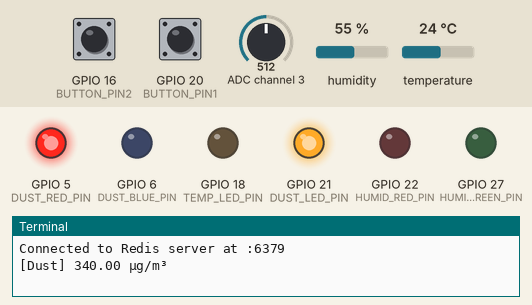
The program below on a simulated Raspberry Pi (BCM pin numbers). On the bench: output pins drawn as LEDs (lit = HIGH), the last lines printed to the terminal. Inputs (shaded band) come from the test bench; at power-on: humidity 55 %, ADC channel 3 = 512, temperature 24 °C, GPIO 16 (BUTTON_PIN2) HIGH, GPIO 20 (BUTTON_PIN1) HIGH (analog values on the 0–1023 scale). Databases and web services accept everything at once and return nothing; threads take turns every 2 ms.

Above: at 1.2 s.
1.3 s: humidity set to 22 %
4.8 s: ADC channel 3 set to 298
8.3 s: ADC channel 3 set to 268
At 11.7 s:
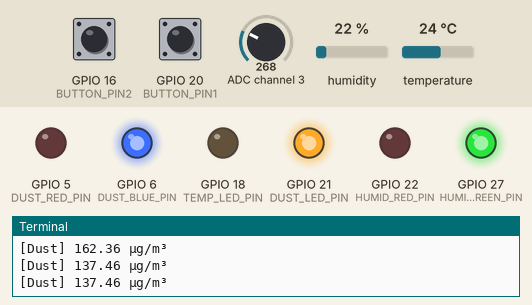
11.8 s: ADC channel 3 set to 306
At 14.0 s:
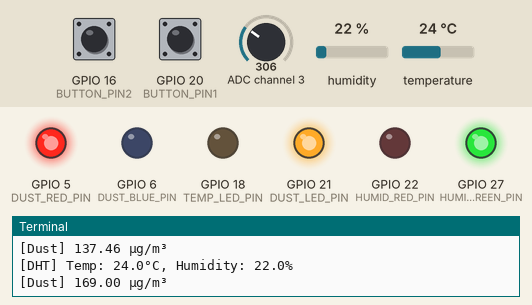
15.3 s: temperature set to 41 °C
18.8 s: ADC channel 3 set to 140
At 22.8 s:
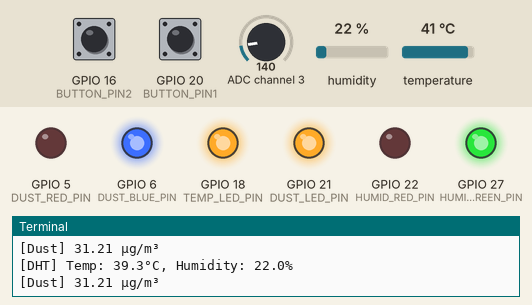
Timing chart, 0 to 23.3 s (numbered marks = the images above; inputs shaded):
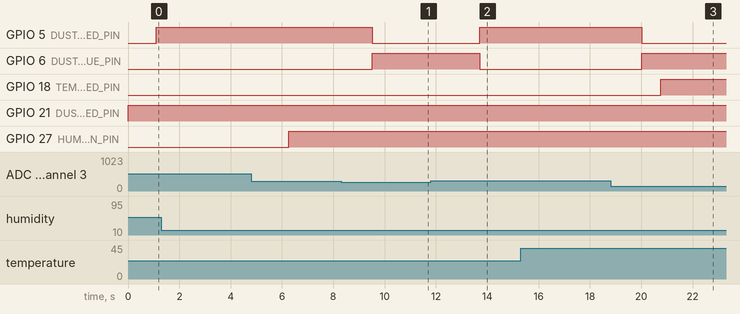

Measured:
- the behaviour switches between 284 and 283 on ADC channel 3 (found by bisection; images 0 and 1)
- after the input at 8.3 s, GPIO 5 (DUST_RED_PIN): HIGH → LOW after 1.2 s; GPIO 6 (DUST_BLUE_PIN): LOW → HIGH after 1.2 s
- after the input at 11.8 s, GPIO 5 (DUST_RED_PIN): LOW → HIGH after 1.9 s; GPIO 6 (DUST_BLUE_PIN): HIGH → LOW after 1.9 s
- after the input at 18.8 s, GPIO 5 (DUST_RED_PIN): HIGH → LOW after 1.2 s; GPIO 6 (DUST_BLUE_PIN): LOW → HIGH after 1.2 s

The program:

environment.py
```python
import RPi.GPIO as GPIO
import Adafruit_DHT
import threading
import time
import spidev
import redis

# DHT settings
TEMP_LED_PIN = 18
HUMID_RED_PIN = 22
HUMID_GREEN_PIN = 27
DHT_SENSOR = Adafruit_DHT.DHT11
DHT_PIN = 4

# dust settings
DUST_RED_PIN = 5
DUST_BLUE_PIN = 6
DUST_LED_PIN = 21
ADC_CHANNEL = 3  # MCP channel
spi = spidev.SpiDev()  # SPI create
spi.open(0, 0)
spi.max_speed_hz = 1350000  # SPI speed

# Button settings
BUTTON_PIN1 = 20
BUTTON_PIN2 = 16

# GPIO initialize
GPIO.setwarnings(False)
GPIO.setmode(GPIO.BCM)
GPIO.setup(TEMP_LED_PIN, GPIO.OUT)
GPIO.setup(HUMID_RED_PIN, GPIO.OUT)
GPIO.setup(HUMID_GREEN_PIN, GPIO.OUT)
GPIO.setup(DUST_LED_PIN, GPIO.OUT)
GPIO.setup(DUST_RED_PIN, GPIO.OUT)
GPIO.setup(DUST_BLUE_PIN, GPIO.OUT)
GPIO.setup(BUTTON_PIN1, GPIO.IN, pull_up_down=GPIO.PUD_UP)
GPIO.setup(BUTTON_PIN2, GPIO.IN, pull_up_down=GPIO.PUD_UP)

# Redis connection
REDIS_HOST = ""
REDIS_PORT = 6379
CHANNEL_NAME = "test"

try:
    redis_client = redis.StrictRedis(host=REDIS_HOST, port=REDIS_PORT, decode_responses=True)
    print(f"Connected to Redis server at {REDIS_HOST}:{REDIS_PORT}")
except Exception as e:
    print(f"Failed to connect to Redis server: {e}")
    redis_client = None

# global variable
global humidity, temperature, dust_data
humidity = None
temperature = None
dust_data = None


# Publish function
def publish_message(message):
    if redis_client:
        try:
            redis_client.publish(CHANNEL_NAME, message)
            print(f"Published: {message}")
        except Exception as e:
            print(f"Failed to publish message: {e}")

# Button handler
def handle_button_press(channel):
    publish_message("EMERGENCY home")

# Add event detection for buttons
GPIO.add_event_detect(BUTTON_PIN1, GPIO.FALLING, callback=handle_button_press, bouncetime=100)
GPIO.add_event_detect(BUTTON_PIN2, GPIO.FALLING, callback=handle_button_press, bouncetime=100)


# DHT sensor
def read_dht_sensor():
    global humidity, temperature
    while True:
        temp_sum = 0
        hum_sum = 0
        valid_readings = 0

        for _ in range(10):  # 1sec, 10times
            hum, temp = Adafruit_DHT.read(DHT_SENSOR, DHT_PIN)
            if hum is not None and temp is not None:
                hum_sum += hum
                temp_sum += temp
                valid_readings += 1
            time.sleep(0.1)

        if valid_readings > 0:
            humidity = hum_sum / valid_readings
            temperature = temp_sum / valid_readings
            print(f"[DHT] Temp: {temperature:.1f}°C, Humidity: {humidity:.1f}%")

            # temperature LED control
            if temperature >= 35:
                GPIO.output(TEMP_LED_PIN, GPIO.HIGH)
            else:
                GPIO.output(TEMP_LED_PIN, GPIO.LOW)

            # humidity LED control
            if humidity >= 70:
                GPIO.output(HUMID_RED_PIN, GPIO.HIGH)
                GPIO.output(HUMID_GREEN_PIN, GPIO.LOW)
            elif humidity >= 50:
                GPIO.output(HUMID_RED_PIN, GPIO.HIGH)
                GPIO.output(HUMID_GREEN_PIN, GPIO.HIGH)
            else:
                GPIO.output(HUMID_RED_PIN, GPIO.LOW)
                GPIO.output(HUMID_GREEN_PIN, GPIO.HIGH)
        else:
            print("[DHT] No valid readings received")

        time.sleep(1)

# Dust sensor
def read_dust_sensor():
    global dust_data
    while True:
        total_dust = 0
        valid_readings = 0

        for _ in range(10): # 1sec, 10times
            GPIO.output(DUST_LED_PIN, GPIO.LOW)
            time.sleep(0.00028)

            adc = spi.xfer2([1, (8 + ADC_CHANNEL) << 4, 0])
            adc_value = ((adc[1] & 3) << 8) + adc[2]
            time.sleep(0.00004)
            GPIO.output(DUST_LED_PIN, GPIO.HIGH)
            time.sleep(0.00968)

            calVoltage = adc_value * (5.0 / 1024.0)
            reading = (calVoltage - 0.5) * 170

            if reading >= 0:
                total_dust += reading
                valid_readings += 1

            time.sleep(0.1)

        if valid_readings > 0:
            dust_data = total_dust / valid_readings
            print(f"[Dust] {dust_data:.2f} µg/m³  ")
        else:
            print("[Dust] No valid readings")

        # dust LED control
        if dust_data > 150:
            GPIO.output(DUST_RED_PIN, GPIO.HIGH)
            GPIO.output(DUST_BLUE_PIN, GPIO.LOW)
        else:
            GPIO.output(DUST_RED_PIN, GPIO.LOW)
            GPIO.output(DUST_BLUE_PIN, GPIO.HIGH)

        time.sleep(1)

# used multi-threading
try:
    dht_thread = threading.Thread(target=read_dht_sensor)
    dust_thread = threading.Thread(target=read_dust_sensor)

    # start thread
    dht_thread.start()
    dust_thread.start()

    # main thread
    dht_thread.join()
    dust_thread.join()

except KeyboardInterrupt:
    print("\nSTOP!!!!!")

finally:
    GPIO.cleanup()
    spi.close()
```
